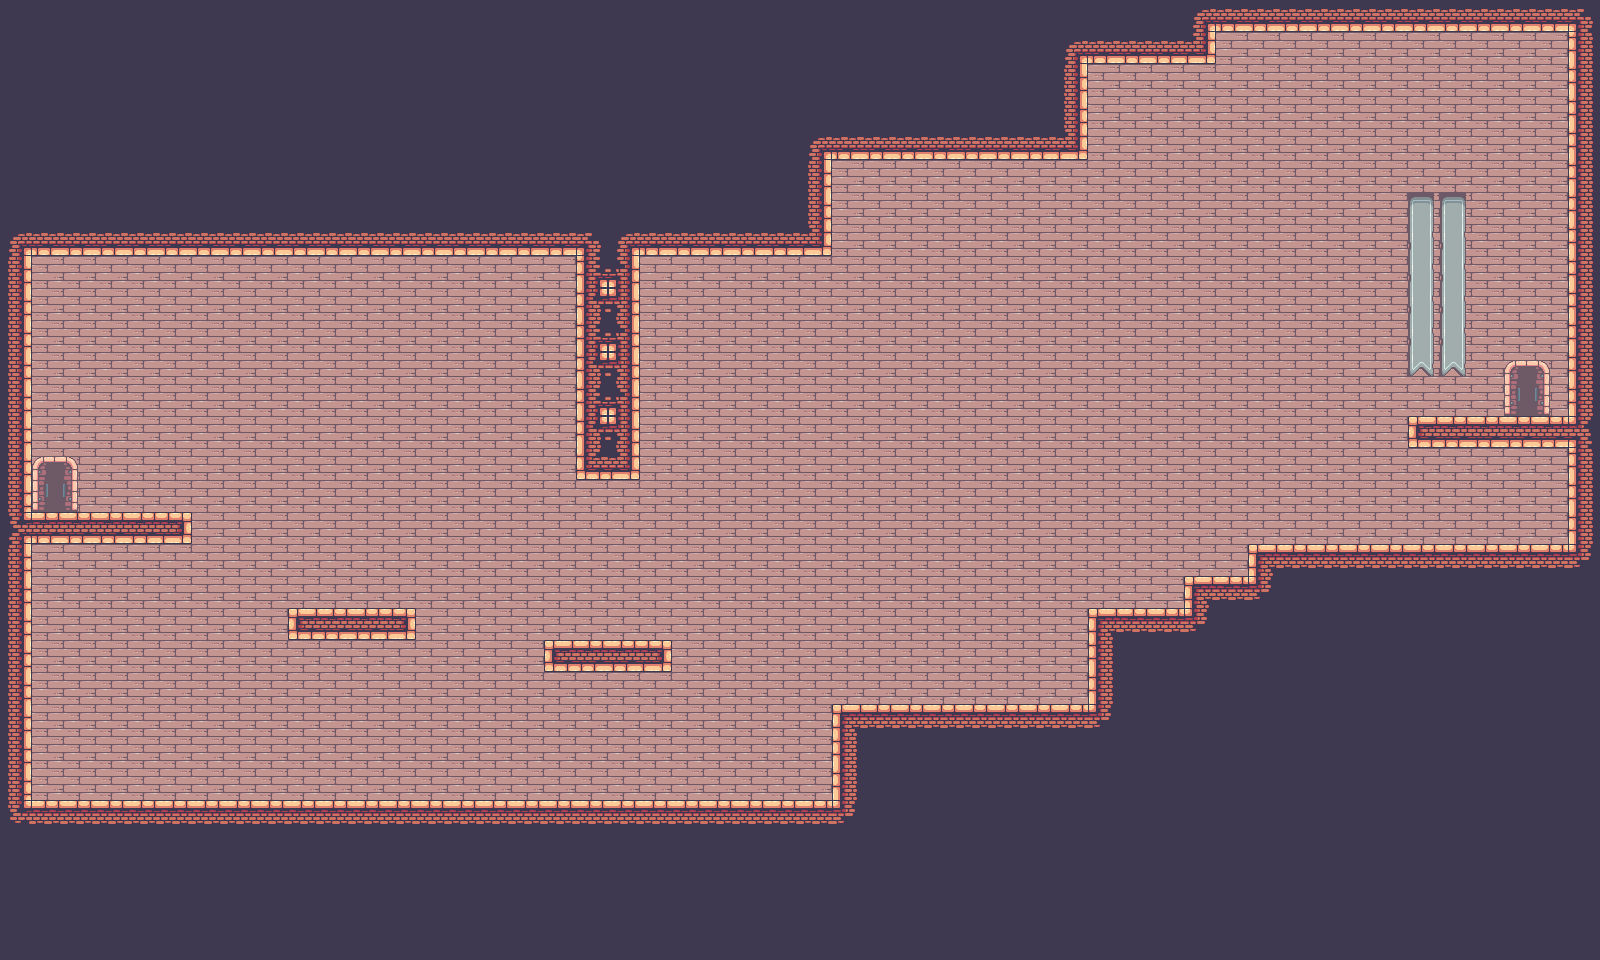

This is a level from a 2D game, rendered from its Tiled map with the project's own tilesets. A one-line summary and the map file follow, with tile-layer data summarised:
An orthogonal 50x30 tile map with 32x32 px tiles, 2 tile layers (Background, WallsandPlatforms) and 19 objects.

<map version="1.4" tiledversion="1.4.2" orientation="orthogonal" renderorder="right-down" width="50" height="30" tilewidth="32" tileheight="32" infinite="0" nextlayerid="7" nextobjectid="21">
 <tileset firstgid="1" source="combine.tsx" />
 <layer id="1" name="Background" width="50" height="30" locked="1">
  <data>[1500 cells, 1500 non-empty, 9 distinct tile ids]</data>
 </layer>
 <layer id="2" name="WallsandPlatforms" width="50" height="30" locked="1">
  <data>[1500 cells, 747 non-empty, 28 distinct tile ids]</data>
 </layer>
 <objectgroup id="3" name="Collisions" locked="1">
  <object id="1" x="0" y="800" width="1600" height="160" />
  <object id="2" x="832" y="704" width="768" height="96" />
  <object id="3" x="1088" y="608" width="512" height="96" />
  <object id="4" x="1184" y="576" width="416" height="32" />
  <object id="5" x="1248" y="544" width="352" height="32" />
  <object id="6" x="1568" y="0" width="32" height="544" />
  <object id="7" x="1408" y="416" width="160" height="32" />
  <object id="8" x="1216" y="0" width="352" height="32" />
  <object id="9" x="1088" y="0" width="128" height="64" />
  <object id="10" x="0" y="0" width="832" height="256" />
  <object id="11" x="832" y="0" width="256" height="160" />
  <object id="12" x="0" y="256" width="32" height="544" />
  <object id="13" x="32" y="512" width="160" height="32" />
  <object id="14" x="288" y="608" width="128" height="32" />
  <object id="15" x="544" y="640" width="128" height="32" />
  <object id="16" x="576" y="256" width="64" height="224" />
 </objectgroup>
 <objectgroup id="5" name="Doors" locked="1">
  <object id="17" x="32" y="448" width="32" height="64" />
  <object id="18" x="1504" y="352" width="32" height="64" />
 </objectgroup>
 <objectgroup id="6" name="SpawnArea" locked="1">
  <object id="20" x="128" y="416" width="32" height="32" />
 </objectgroup>
</map>